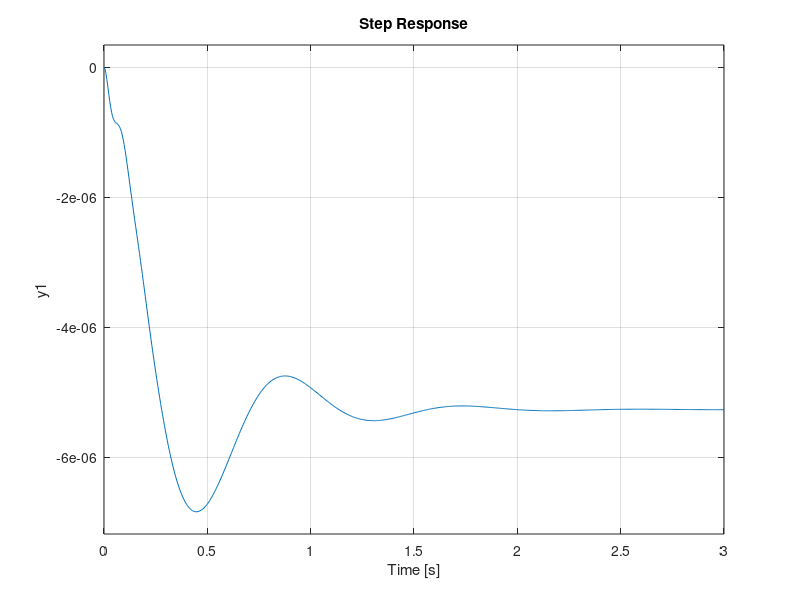

This chart was generated by the following MATLAB code: (Note: this script raises an error after producing the figure.)
%% Ejercicio 1. 
% Construya un modelo en simulink usando simscape (mecánica 
% traslacional) de la suspensión de un cuarto de vehículo (un colectivo).
% Los parámetros se dan abajo.
% Las perturbaciones del terreno aparecen a los 50 segundos y se modelan 
% como un ruido de 1 m/s^2 RMS (el bloque Band-Limited White Noise ya está configurado)
% SI EL MODELO ES CORRECTO, generan compresiones de la suspensión 
% de 3 a 4 cm pico.
% (2 puntos)


%Se conectan el resorte que, une el chasis con la rueda, en paralelo con el almotriguador.Todo este
%conjunto se conecta en seie con el resorte de la rueda,luego se colocan
%las mazas sobre cada nodo. Una conectada encima del resorte y amortiguador
%y otra entre los elementos series. Luego se coloca el sensor de posicion
%entre las dos puntos en los que se conectan las masas. Y finalmente se
%colocan las fuerzas y velocidad entrantes

%% Ejercicio 2. 
% Considerando un sensor ideal de distancia para medir la compresión de
% la suspensión:
% Implemente un PID para que el colectivo descienda y permita el ingreso 
% de pasajeros. 
% Este controlador, cuando el chofer da un escalón a la referencia
% de -10 cm a los 10 s, debe hacer que la suspensión se comprima 10 cm, 
% sin error en estado estacionario, sin sobre-impulso y con un tiempo de 
% establecimiento de menos de 1.0 s.
% Por otra parte, cuando sube el pasajero, modelado como perturbación
% tipo escalón de 700 N a los 20 s, el controlador debe rechazar la 
% perturbación con un tiempo de establecimiento de menos de 1.0 s.
% Un pasajero baja a los 25 s, lo cual también se modela con un escalón.
% Para esto puede usar el comando 
% pidTuner(H, 'PID');
% y obtener las ganancias por tanteo observando la tabla mostrada al pulsar 
% el botón Show Parameters.
% (2 puntos)


%% Ejercicio 3
% Modifique el controlador de manera que la acción de control nunca 
% supere los 20000 N en valor absoluto. Se permite degradación del
% desempeño ante el escalón en la referencia, pero ante el escalón de la
% perturbación debe mantener la dinámica.
% (2 puntos)


%% Ejercicio 4
% Agregue al modelo de simulink los componentes necesarios para modelar los
% siguientes detalles:
% La compresión de la suspensión se mide con tres sensores de distancia que
% tienen los siguientes ruidos (no correlacionados):
% Sensor A: 10 mm RMS (el bloque Band-Limited White Noise ya está configurado)
% Sensor B: 5 mm RMS (el bloque Band-Limited White Noise ya está configurado)
% Sensor C: 5 mm RMS (el bloque Band-Limited White Noise ya está configurado)
% (1 punto)


%% Ejercicio 5
% Diseñe e implemente un observador de estado (posiblemente como filtro de 
% Kalman) de manera de tener una estimación de la altura del chasis con un
% ruido RMS menor a 5 mm.
% (2 puntos) Si lo diseña por ubicación de polos (usando place o aker)
% (3 puntos) Si lo diseña como filtro de Kalman-Bucy de tiempo continuo 
% (usando lqr), puede llegar a un ruido de 3.5 mm RMS en la primer intento
% correcto


%% Parameters (golden car)
clc
clear
close all

m_s = 3000;  % Sprung mass (masa del chasis por rueda) (kg)
k_s = 63.3*m_s;  % Spring stiffness (rigidez del resorte) (N/m)
c_s = 6*m_s;  % Damping coefficient (coeficiente de amortiguamiento del amortiguador) (Ns/m)
k_t = 653*m_s;  % Tire stiffness (rigidez del neumático) (N/m)
c_t = 0;  % Tire damping (Ns/m)
m_u = 0.15*m_s;  % (masa de la rueda) Unsprung mass (kg)

% 
%% Diseño del PID
% x = [pos_s
%      vel_s
%      pos_w
%      vel_w]

A_ss = [ 0 1 0 0
        -k_s/m_s -c_s/m_s k_s/m_s c_s/m_s
         0 0 0 1
        k_s/m_u c_s/m_u -(k_s+k_t)/m_u -c_s/m_u]; 

B_ss = [ 0
         -1/m_s
         0
         1/m_u];

C_ss = [1 0 -1 0];
D_ss = [0]';
     
H = tf(ss(A_ss, B_ss, C_ss, D_ss))
step(H)
stepinfo(H)
pidTuner(H, 'PID');




